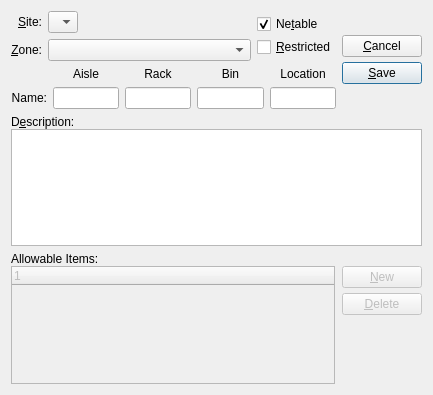
<ui version="4.0" >
 <author></author>
 <comment>This file is part of the xTuple ERP: PostBooks Edition, a free and
open source Enterprise Resource Planning software suite,
Copyright (c) 1999-2010 by OpenMFG LLC, d/b/a xTuple.
It is licensed to you under the Common Public Attribution License
version 1.0, the full text of which (including xTuple-specific Exhibits)
is available at www.xtuple.com/CPAL.  By using this software, you agree
to be bound by its terms.</comment>
 <class>location</class>
 <widget class="QDialog" name="location" >
  <property name="geometry" >
   <rect>
    <x>0</x>
    <y>0</y>
    <width>433</width>
    <height>395</height>
   </rect>
  </property>
  <property name="windowTitle" >
   <string>Location</string>
  </property>
  <layout class="QGridLayout" >
   <item row="0" column="0" >
    <layout class="QGridLayout" >
     <item row="1" column="0" >
      <widget class="QLabel" name="_zoneLit" >
       <property name="text" >
        <string>&amp;Zone:</string>
       </property>
       <property name="alignment" >
        <set>Qt::AlignRight|Qt::AlignTrailing|Qt::AlignVCenter</set>
       </property>
       <property name="margin" >
        <number>3</number>
       </property>
       <property name="buddy" >
        <cstring>_whsezone</cstring>
       </property>
      </widget>
     </item>
     <item row="1" column="1" >
      <widget class="XComboBox" name="_whsezone" />
     </item>
     <item row="0" column="0" >
      <widget class="QLabel" name="_warehouseLit" >
       <property name="text" >
        <string>&amp;Site:</string>
       </property>
       <property name="alignment" >
        <set>Qt::AlignRight|Qt::AlignTrailing|Qt::AlignVCenter</set>
       </property>
       <property name="margin" >
        <number>2</number>
       </property>
       <property name="buddy" >
        <cstring>_warehouse</cstring>
       </property>
      </widget>
     </item>
     <item row="0" column="1" >
      <layout class="QHBoxLayout" >
       <item>
        <widget class="WComboBox" name="_warehouse" >
         <property name="type" >
          <enum>WComboBox::NonTransit</enum>
         </property>
         <item>
          <property name="text" >
           <string/>
          </property>
         </item>
         <item>
          <property name="text" >
           <string/>
          </property>
         </item>
        </widget>
       </item>
       <item>
        <spacer>
         <property name="orientation" >
          <enum>Qt::Horizontal</enum>
         </property>
         <property name="sizeType" >
          <enum>QSizePolicy::Expanding</enum>
         </property>
         <property name="sizeHint" >
          <size>
           <width>71</width>
           <height>20</height>
          </size>
         </property>
        </spacer>
       </item>
      </layout>
     </item>
    </layout>
   </item>
   <item row="0" column="1" >
    <layout class="QVBoxLayout" >
     <property name="spacing" >
      <number>0</number>
     </property>
     <item>
      <widget class="QCheckBox" name="_netable" >
       <property name="text" >
        <string>Ne&amp;table</string>
       </property>
       <property name="checked" >
        <bool>true</bool>
       </property>
      </widget>
     </item>
     <item>
      <widget class="QCheckBox" name="_restricted" >
       <property name="text" >
        <string>&amp;Restricted</string>
       </property>
      </widget>
     </item>
     <item>
      <spacer>
       <property name="orientation" >
        <enum>Qt::Vertical</enum>
       </property>
       <property name="sizeType" >
        <enum>QSizePolicy::Preferred</enum>
       </property>
       <property name="sizeHint" >
        <size>
         <width>20</width>
         <height>0</height>
        </size>
       </property>
      </spacer>
     </item>
    </layout>
   </item>
   <item rowspan="2" row="0" column="2" >
    <layout class="QVBoxLayout" >
     <property name="spacing" >
      <number>0</number>
     </property>
     <item>
      <layout class="QVBoxLayout" >
       <property name="spacing" >
        <number>5</number>
       </property>
       <item>
        <widget class="QPushButton" name="_close" >
         <property name="text" >
          <string>&amp;Cancel</string>
         </property>
        </widget>
       </item>
       <item>
        <widget class="QPushButton" name="_save" >
         <property name="text" >
          <string>&amp;Save</string>
         </property>
         <property name="default" >
          <bool>true</bool>
         </property>
        </widget>
       </item>
      </layout>
     </item>
     <item>
      <spacer>
       <property name="orientation" >
        <enum>Qt::Vertical</enum>
       </property>
       <property name="sizeType" >
        <enum>QSizePolicy::Preferred</enum>
       </property>
       <property name="sizeHint" >
        <size>
         <width>10</width>
         <height>0</height>
        </size>
       </property>
      </spacer>
     </item>
    </layout>
   </item>
   <item row="1" column="0" colspan="2" >
    <layout class="QGridLayout" >
     <item row="0" column="1" >
      <widget class="QLabel" name="_aisleLit" >
       <property name="text" >
        <string>Aisle</string>
       </property>
       <property name="alignment" >
        <set>Qt::AlignCenter</set>
       </property>
       <property name="buddy" >
        <cstring>_location</cstring>
       </property>
      </widget>
     </item>
     <item row="0" column="2" >
      <widget class="QLabel" name="_rackLit" >
       <property name="text" >
        <string>Rack</string>
       </property>
       <property name="alignment" >
        <set>Qt::AlignCenter</set>
       </property>
       <property name="buddy" >
        <cstring>_location</cstring>
       </property>
      </widget>
     </item>
     <item row="0" column="3" >
      <widget class="QLabel" name="_binLit" >
       <property name="text" >
        <string>Bin</string>
       </property>
       <property name="alignment" >
        <set>Qt::AlignCenter</set>
       </property>
       <property name="buddy" >
        <cstring>_location</cstring>
       </property>
      </widget>
     </item>
     <item row="0" column="4" >
      <widget class="QLabel" name="_locationLit" >
       <property name="text" >
        <string>Location</string>
       </property>
       <property name="alignment" >
        <set>Qt::AlignCenter</set>
       </property>
       <property name="buddy" >
        <cstring>_location</cstring>
       </property>
      </widget>
     </item>
     <item row="1" column="0" >
      <widget class="QLabel" name="_nameLit" >
       <property name="text" >
        <string>Name:</string>
       </property>
       <property name="alignment" >
        <set>Qt::AlignRight|Qt::AlignTrailing|Qt::AlignVCenter</set>
       </property>
       <property name="buddy" >
        <cstring>_location</cstring>
       </property>
      </widget>
     </item>
     <item row="1" column="1" >
      <widget class="XLineEdit" name="_aisle" >
       <property name="sizePolicy" >
        <sizepolicy vsizetype="Fixed" hsizetype="Preferred" >
         <horstretch>0</horstretch>
         <verstretch>0</verstretch>
        </sizepolicy>
       </property>
      </widget>
     </item>
     <item row="1" column="2" >
      <widget class="XLineEdit" name="_rack" >
       <property name="sizePolicy" >
        <sizepolicy vsizetype="Fixed" hsizetype="Preferred" >
         <horstretch>0</horstretch>
         <verstretch>0</verstretch>
        </sizepolicy>
       </property>
      </widget>
     </item>
     <item row="1" column="3" >
      <widget class="XLineEdit" name="_bin" >
       <property name="sizePolicy" >
        <sizepolicy vsizetype="Fixed" hsizetype="Preferred" >
         <horstretch>0</horstretch>
         <verstretch>0</verstretch>
        </sizepolicy>
       </property>
      </widget>
     </item>
     <item row="1" column="4" >
      <widget class="XLineEdit" name="_location" >
       <property name="sizePolicy" >
        <sizepolicy vsizetype="Fixed" hsizetype="Preferred" >
         <horstretch>0</horstretch>
         <verstretch>0</verstretch>
        </sizepolicy>
       </property>
      </widget>
     </item>
    </layout>
   </item>
   <item row="2" column="0" colspan="3" >
    <layout class="QVBoxLayout" >
     <property name="spacing" >
      <number>0</number>
     </property>
     <item>
      <widget class="QLabel" name="_descriptionLit" >
       <property name="text" >
        <string>D&amp;escription:</string>
       </property>
       <property name="alignment" >
        <set>Qt::AlignLeading|Qt::AlignLeft|Qt::AlignVCenter</set>
       </property>
       <property name="buddy" >
        <cstring>_description</cstring>
       </property>
      </widget>
     </item>
     <item>
      <widget class="QTextEdit" name="_description" />
     </item>
    </layout>
   </item>
   <item row="3" column="0" colspan="3" >
    <layout class="QVBoxLayout" >
     <property name="spacing" >
      <number>0</number>
     </property>
     <item>
      <widget class="QLabel" name="_allowableItemsLit" >
       <property name="text" >
        <string>Allowable Items:</string>
       </property>
      </widget>
     </item>
     <item>
      <layout class="QHBoxLayout" >
       <property name="spacing" >
        <number>7</number>
       </property>
       <item>
        <widget class="XTreeWidget" name="_locitem" >
         <property name="enabled" >
          <bool>false</bool>
         </property>
         <property name="sizePolicy" >
          <sizepolicy vsizetype="Expanding" hsizetype="Expanding" >
           <horstretch>0</horstretch>
           <verstretch>0</verstretch>
          </sizepolicy>
         </property>
         <property name="minimumSize" >
          <size>
           <width>0</width>
           <height>100</height>
          </size>
         </property>
        </widget>
       </item>
       <item>
        <layout class="QVBoxLayout" >
         <property name="spacing" >
          <number>0</number>
         </property>
         <item>
          <layout class="QVBoxLayout" >
           <property name="spacing" >
            <number>5</number>
           </property>
           <item>
            <widget class="QPushButton" name="_new" >
             <property name="enabled" >
              <bool>false</bool>
             </property>
             <property name="text" >
              <string>&amp;New</string>
             </property>
            </widget>
           </item>
           <item>
            <widget class="QPushButton" name="_delete" >
             <property name="enabled" >
              <bool>false</bool>
             </property>
             <property name="text" >
              <string>&amp;Delete</string>
             </property>
            </widget>
           </item>
          </layout>
         </item>
         <item>
          <spacer>
           <property name="orientation" >
            <enum>Qt::Vertical</enum>
           </property>
           <property name="sizeType" >
            <enum>QSizePolicy::Expanding</enum>
           </property>
           <property name="sizeHint" >
            <size>
             <width>20</width>
             <height>20</height>
            </size>
           </property>
          </spacer>
         </item>
        </layout>
       </item>
      </layout>
     </item>
    </layout>
   </item>
  </layout>
 </widget>
 <layoutdefault spacing="6" margin="11" />
 <pixmapfunction>qPixmapFromMimeSource</pixmapfunction>
 <customwidgets>
  <customwidget>
   <class>WComboBox</class>
   <extends>XComboBox</extends>
   <header>wcombobox.h</header>
  </customwidget>
  <customwidget>
   <class>XComboBox</class>
   <extends>QComboBox</extends>
   <header>xcombobox.h</header>
  </customwidget>
  <customwidget>
   <class>XLineEdit</class>
   <extends>QLineEdit</extends>
   <header>xlineedit.h</header>
  </customwidget>
  <customwidget>
   <class>XTreeWidget</class>
   <extends>QTreeWidget</extends>
   <header>xtreewidget.h</header>
  </customwidget>
 </customwidgets>
 <tabstops>
  <tabstop>_warehouse</tabstop>
  <tabstop>_whsezone</tabstop>
  <tabstop>_aisle</tabstop>
  <tabstop>_rack</tabstop>
  <tabstop>_bin</tabstop>
  <tabstop>_location</tabstop>
  <tabstop>_netable</tabstop>
  <tabstop>_restricted</tabstop>
  <tabstop>_description</tabstop>
  <tabstop>_locitem</tabstop>
  <tabstop>_new</tabstop>
  <tabstop>_delete</tabstop>
  <tabstop>_save</tabstop>
  <tabstop>_close</tabstop>
 </tabstops>
 <resources/>
 <connections>
  <connection>
   <sender>_locitem</sender>
   <signal>valid(bool)</signal>
   <receiver>_delete</receiver>
   <slot>setEnabled(bool)</slot>
   <hints>
    <hint type="sourcelabel" >
     <x>20</x>
     <y>20</y>
    </hint>
    <hint type="destinationlabel" >
     <x>20</x>
     <y>20</y>
    </hint>
   </hints>
  </connection>
  <connection>
   <sender>_restricted</sender>
   <signal>toggled(bool)</signal>
   <receiver>_new</receiver>
   <slot>setEnabled(bool)</slot>
   <hints>
    <hint type="sourcelabel" >
     <x>20</x>
     <y>20</y>
    </hint>
    <hint type="destinationlabel" >
     <x>20</x>
     <y>20</y>
    </hint>
   </hints>
  </connection>
  <connection>
   <sender>_restricted</sender>
   <signal>toggled(bool)</signal>
   <receiver>_locitem</receiver>
   <slot>setEnabled(bool)</slot>
   <hints>
    <hint type="sourcelabel" >
     <x>20</x>
     <y>20</y>
    </hint>
    <hint type="destinationlabel" >
     <x>20</x>
     <y>20</y>
    </hint>
   </hints>
  </connection>
 </connections>
</ui>
